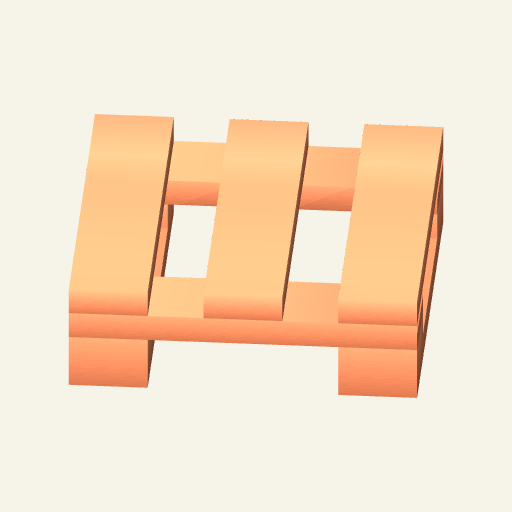
#> input picture docs/assets/sources/professional-retail-pallet/source-inspection/front-center-high.png, 512 x 512 px, given in place of front-three-quarter.png, which was not available
$ python make-contacts.py
#> lines starting #> are read from the running program, lines starting #| are printed output that depends on the picture; pictures that were not available may be replaced by others from this repository, and a replacement may not be noted
from pathlib import Path
from PIL import Image, ImageDraw, ImageFont
base=Path(__file__).resolve().parent
font=ImageFont.truetype('C:/Windows/Fonts/arial.ttf',14)
small=ImageFont.truetype('C:/Windows/Fonts/arial.ttf',12)
views=['front-three-quarter','front-other-side','rear-three-quarter','front-low','front-center-high','front-left-low','front-eye-level','underside']
canvas=Image.new('RGB',(1088,604),'#f6f3e9');d=ImageDraw.Draw(canvas)
#> after `canvas = Image.new('RGB', (1088, 604), '#f6f3e9')`:
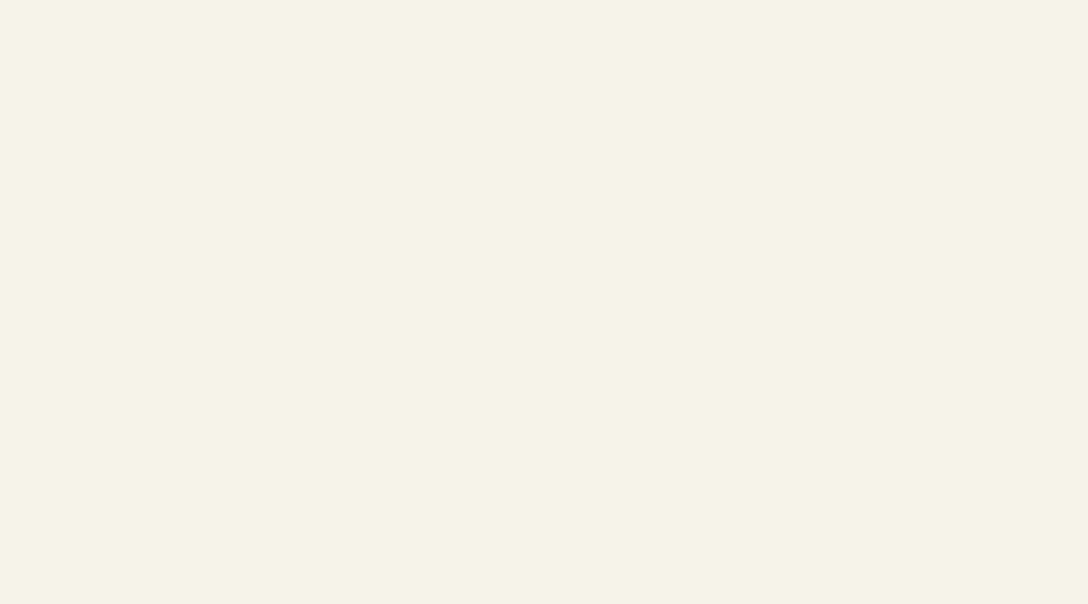
#> canvas: PIL image 1088x604 RGB; mean R, G, B 246, 243, 233
for i,name in enumerate(views):
 x=8+(i%4)*272;y=8+(i//4)*300
 im=Image.open(base/'source-inspection'/f'{name}.png').convert('RGB');im.thumbnail((256,256),Image.Resampling.LANCZOS)
 canvas.paste(im,(x,y));d.text((x,y+260),name,font=font,fill='#233c38')
#> after `canvas.paste(im, (x, y))`:
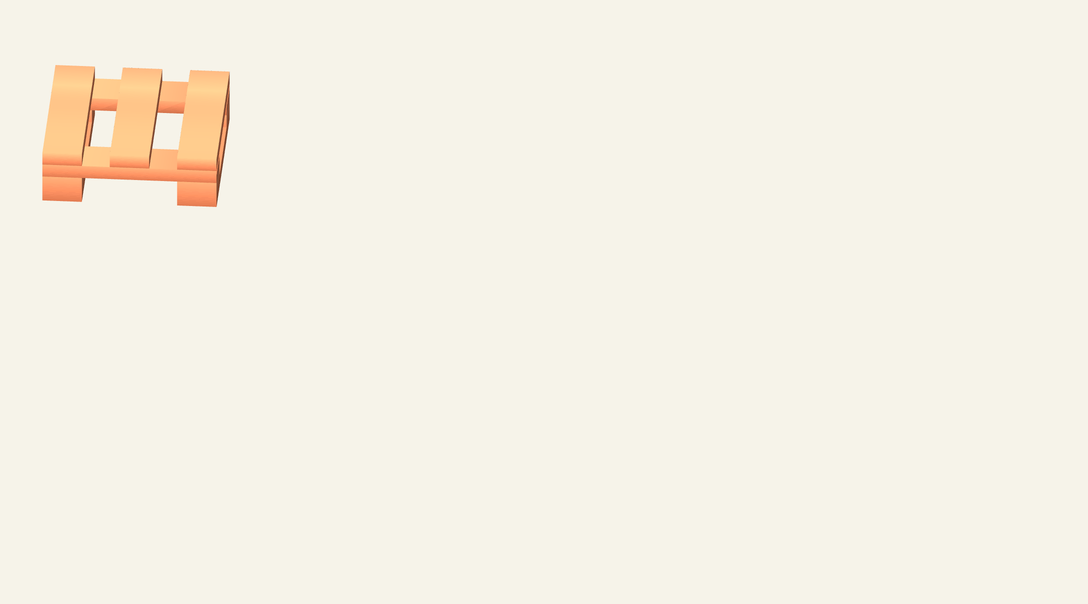
#> canvas: PIL image 1088x604 RGB; mean R, G, B 246, 241.1, 229.7
#> pass 2 of the loop `for i,name in enumerate(views):`:
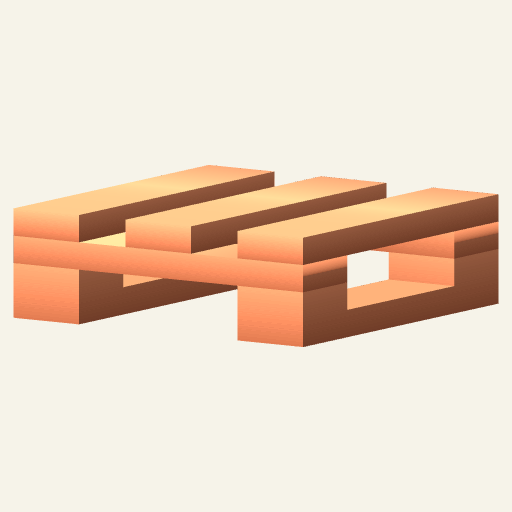
#> input picture docs/assets/sources/professional-retail-pallet/source-inspection/front-eye-level.png, 512 x 512 px, given in place of front-other-side.png, which was not available
#> im: PIL image 512x512 RGB
#> im: PIL image 256x256 RGB
#> `canvas.paste(im, (x, y))`:
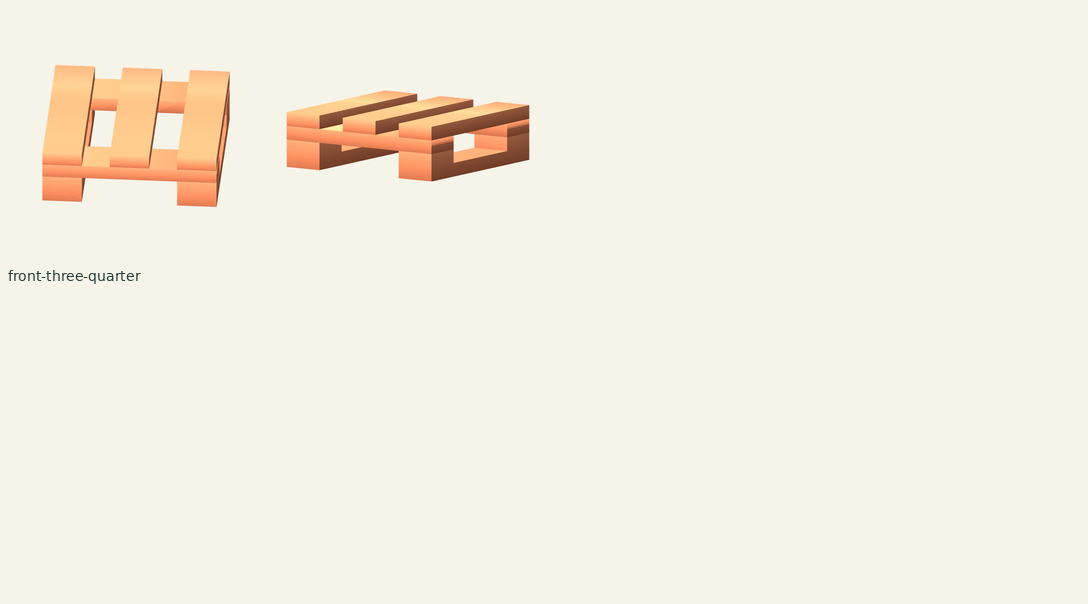
#> canvas: PIL image 1088x604 RGB; mean R, G, B 244.8, 238.3, 226.1
#> (the run stopped early here; a loop or call above may not have finished)
